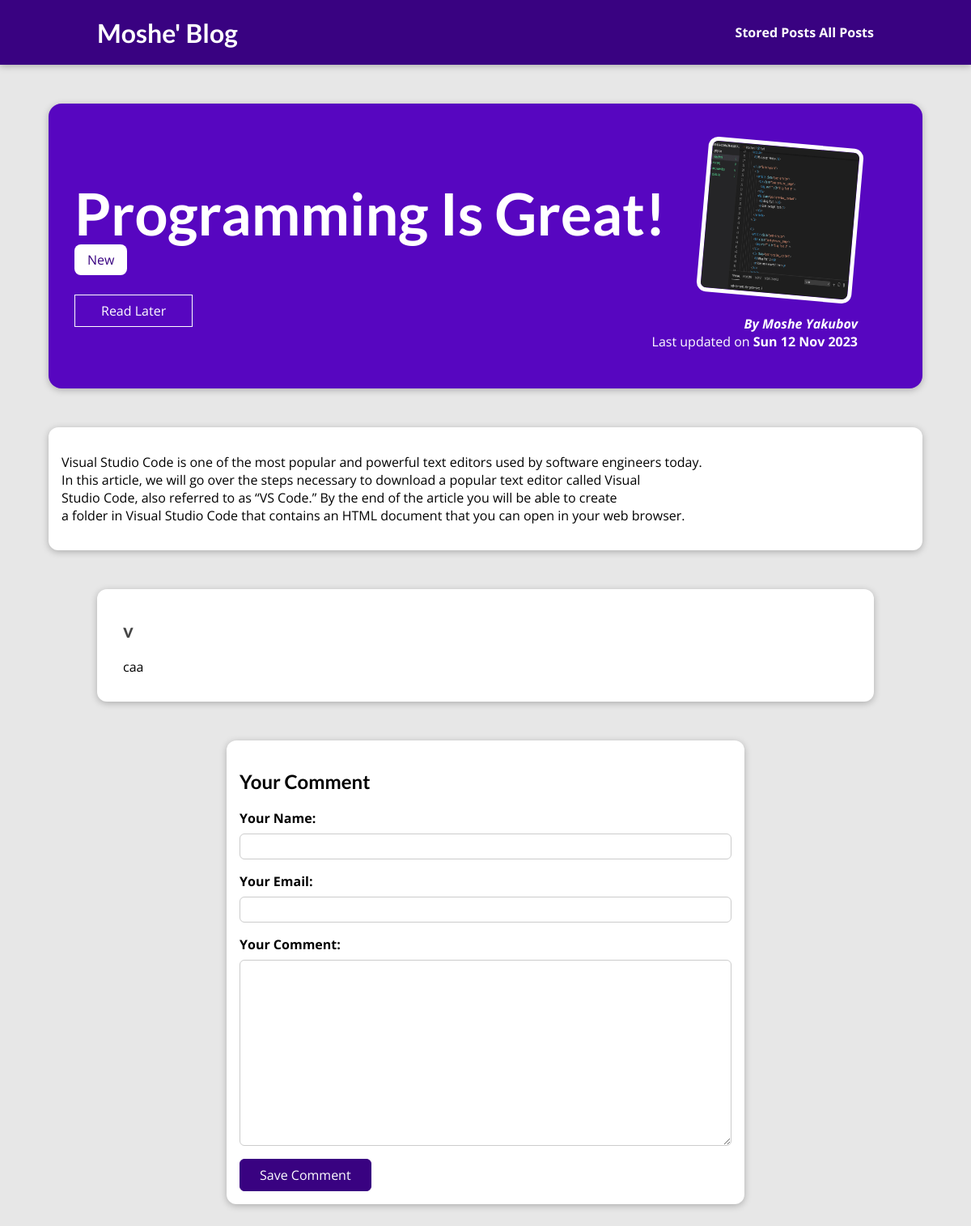
The page /posts/programming-is-great on the database its author committed.
### blog/models.py (models this page shows, shortened)
class Post(models.Model):
    title = models.CharField(max_length=150)
    excerpt = models.CharField(max_length=200)
    image = models.ImageField(upload_to='posts', null=True)
    date = models.DateField(auto_now=True)
    slug = models.SlugField(unique=True, db_index=True)
    content = models.TextField(validators=[MinLengthValidator(10)])
    author = models.ForeignKey(Author, on_delete=models.SET_NULL, null=True, related_name='posts')
    tags = models.ManyToManyField(Tag)

class Tag(models.Model):
    caption = models.CharField(max_length=20)

class Author(models.Model):
    first_name = models.CharField(max_length=100)
    last_name = models.CharField(max_length=100)
    email_address = models.EmailField()
    def full_name(self):
        return f"{self.first_name} {self.last_name}"
    def __str__(self):
        return self.full_name()

class Comment(models.Model):
    user_name = models.CharField(max_length=120)
    user_email = models.EmailField()
    text = models.TextField(max_length=400)
    post = models.ForeignKey(Post, on_delete=models.CASCADE, related_name='comments')

### blog/views.py (the view, shortened to what this page needs)
# urls.py: path("posts/<slug:slug>", views.SinglePostView.as_view(), name="post_details_page"),
class SinglePostView(View):
    def get(self, request, slug):
        post = Post.objects.get(slug=slug)
        context = {
            "post": post,
            "post_tags": post.tags.all(),
            "comment_form": CommentForm(),
            "comments": post.comments.all().order_by("-id")
        }
        return render(request, "blog/post-detail.html", context)

### blog/forms.py
class CommentForm(forms.ModelForm):
    class Meta:
        model = Comment
        exclude = ["post"]
        labels = {
            "user_name": "Your Name",
            "user_email": "Your Email",
            "text": "Your Comment"
        }

### blog/templates/blog/post-detail.html (shortened to what this page needs)
{% extends "base.html" %}
{% load static %}
{% block css_files %}
    <link rel="stylesheet" href="{% static "blog/post-detail.css" %}">
{% endblock %}
{% block content %}
    <section id="summary">
        <h2>{{ post.title }}</h2>
        <div>
            {% for tag in post_tags %}
                <span class="tag">{{ tag.caption }}</span>
            {% endfor %}
        </div>
        <div id="read-later">
            <form action="{% url "read-later" %}" method="POST">
                <button>Read Later</button>
            </form>
        </div>
        <article>
            <img src="{{ post.image.url }}" alt="{{ post.title }}">
            <address>By <a href="mailto: {{ post.author.email_address }}"> {{ post.author }}</a></address>
            <div>
                Last updated on
                <time>{{ post.date|date:"D d M Y" }}</time>
            </div>
        </article>
    </section>
    <main>
        {{ post.content|linebreaks }}
    </main>
    <section id="comments">
        <ul>
            {% for comment in comments %}
                <li>
                    <h2>{{ comment.user_name }}</h2>
                    <p>{{ comment.text|linebreaks }}</p>
                </li>
            {% endfor %}
        </ul>
    </section>
    <section id="comment-form">
        <h2>Your Comment</h2>
        <form action="{% url "post_details_page" post.slug %}" method="POST">
            {% for form_field in comment_form %}
                <div class="form-control {% if form_field.errors %}invalid{% endif %}">
                    {{ form_field.label_tag }}
                    {{ form_field }}
                </div>
            {% endfor %}
            <button>Save Comment</button>
        </form>
    </section>
{% endblock %}

### static/apps.css (style rules this page uses)
* { box-sizing: border-box; }
html { font-family: 'Open Sans', 'Lato', sans-serif; }
body { margin: 0; }
h1, h2, h3 { font-family: 'Lato', sans-serif; font-weight: bold; }

### blog/static/blog/post-detail.css (style rules this page uses)
body { background-color: #e7e7e7; }
#summary { margin: 8rem auto 3rem auto; padding: 2rem; width: 90%; max-width: 90rem; border-radius: 16px; background-color: #5706c0; position: relative; box-shadow: 0 2px 8px rgba(0, 0, 0, 0.25); height: 22rem; }
#summary h2 { color: white; font-size: 4.5rem; margin-bottom: 0.25rem; }
#summary article { position: absolute; top: 2rem; right: 3rem; padding: 1rem 2rem; border-radius: 12px; text-align: right; color: white; }
#summary article img { width: 12rem; height: 12rem; border-radius: 12px; transform: rotateZ(5deg); border: 5px solid white; margin-bottom: 1rem; }
#summary address { font-weight: bold; }
#summary a { color: white; text-decoration: none; }
#summary time { font-weight: bold; }
#read-later { margin: 2rem 0; }
#read-later button { background-color: transparent; border: 1px solid white; padding: 0.5rem 2rem; font: inherit; color: white; cursor: pointer; }
main { width: 90%; max-width: 90rem; margin: 3rem auto; background-color: white; padding: 1rem; border-radius: 12px; box-shadow: 0 2px 8px rgba(0, 0, 0, 0.25); }
.tag { background-color: white; color: #390281; padding: 0.5rem 1rem; border-radius: 8px; }
#comment-form { margin: 3rem auto; width: 90%; max-width: 40rem; border-radius: 12px; background-color: white; box-shadow: 0 2px 8px rgba(0, 0, 0, 0.25); padding: 1rem; }
#comment-form button { font: inherit; background-color: #390281; color: white; border: 1px solid #390281; padding: 0.5rem 1.5rem; border-radius: 6px; cursor: pointer; }
.form-control { margin-bottom: 1rem; }
.form-control label { font-weight: bold; margin-bottom: 0.5rem; display: block; }
.form-control input, .form-control textarea { display: block; width: 100%; font: inherit; padding: 0.25rem; border-radius: 6px; border: 1px solid #ccc; }
#comments { margin: 3rem auto; width: 90%; max-width: 60rem; border-radius: 12px; background-color: white; box-shadow: 0 2px 8px rgba(0, 0, 0, 0.25); padding: 1rem 2rem; }
#comments ul { list-style: none; margin: 0; padding: 0; }
#comments li { margin-bottom: 1rem; border-bottom: 2px solid #ccc; }
#comments li:last-of-type { border-bottom: none; }
#comments h2 { color: #464646; }

### rows shown on the page
Post: title "Programming Is Great!", image (picture), author "Moshe Yakubov", date "Sun 12 Nov 2023", content "Visual Studio Code is one of the most popular and powerful text editors used by software engineers today. In this article, we will go over the steps necessary to download a popular text editor called Visual Studio Code, also referred to as “VS Code.” By the end of the article you will be able to create a folder in Visual Studio Code that contains an HTML document that you can open in your web browser."
Tag: caption "New"
Comment: user_name "v", text "caa"
